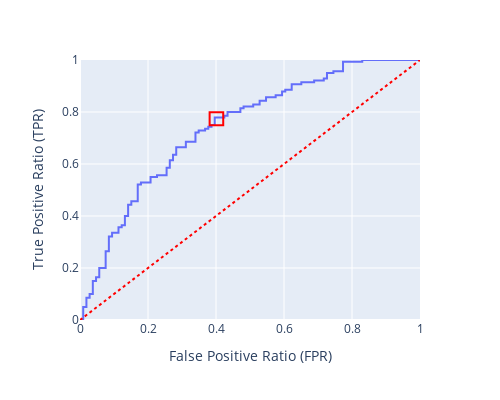

The code cell stored with this chart in its notebook:
### Code cell
d = {'kappa_vals': kappa_vals, 'fpr_vals': fpr_vals, 'tpr_vals': tpr_vals}
df = pd.DataFrame(data=d)
opt_fpr = tpr_vals[kappa_index]
opt_tpr = fpr_vals[kappa_index]

fig = px.line(df, x="fpr_vals", y="tpr_vals")
fig.update_layout(width=500, height=400)
fig.update_yaxes(range=[0, 1], title="True Positive Ratio (TPR)")
fig.update_xaxes(range=[0, 1], title='False Positive Ratio (FPR)')
fig.add_shape(type="line",
              x0=0, y0=0, x1=1, y1=1,
              line=dict(color="red", width=2, dash="dot"))
fig.add_shape(editable=True,
              x0=opt_tpr-0.015, x1=opt_tpr+0.025, y0=opt_fpr-0.03, y1=opt_fpr+0.02,
              xref='x', yref='y', line_color='red')

fig.show()

print(kappa_index)
print(fpr_vals[kappa_index])
print(tpr_vals[kappa_index])

### Figure 1 — Plotly figure (JSON) as saved in the notebook; plotly's stock layout.template omitted (floating-point values rounded to 4 significant figures; data arrays with more than 128 entries replaced by an {"elided": "..."} marker saying what was removed)
{"data": [{"hovertemplate": "fpr_vals=%{x}<br>tpr_vals=%{y}<extra></extra>", "legendgroup": "", "line": {"color": "#636efa", "dash": "solid"}, "marker": {"symbol": "circle"}, "mode": "lines", "name": "", "orientation": "v", "showlegend": false, "type": "scatter", "x": {"elided": "243 float values"}, "xaxis": "x", "y": {"elided": "243 float values"}, "yaxis": "y"}], "layout": {"height": 400, "legend": {"tracegroupgap": 0}, "margin": {"t": 60}, "shapes": [{"line": {"color": "red", "dash": "dot", "width": 2}, "type": "line", "x0": 0, "x1": 1, "y0": 0, "y1": 1}, {"editable": true, "line": {"color": "red"}, "x0": 0.3812, "x1": 0.4212, "xref": "x", "y0": 0.7486, "y1": 0.7986, "yref": "y"}], "width": 500, "xaxis": {"anchor": "y", "domain": [0, 1], "range": [0, 1], "title": {"text": "False Positive Ratio (FPR)"}, "type": "linear"}, "yaxis": {"anchor": "x", "domain": [0, 1], "range": [0, 1], "title": {"text": "True Positive Ratio (TPR)"}, "type": "linear"}}}
